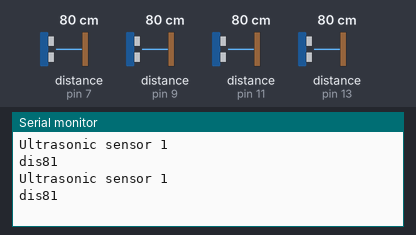
The sketch below on a simulated Arduino Uno, built with avr-gcc and run on an emulated ATmega328P. Parts: the last lines printed to the serial monitor. The inputs (shaded band) are chosen by the test bench; at power-on: distance to the obstacle (sensors on pin 7, pin 9, pin 11, pin 13) 80 cm. The echo pulse lasts 58.3 µs per cm.

Above: at 4.8 s.
4.9 s: distance to the obstacle (sensor on pin 7) set to 2 cm
At 6.5 s:
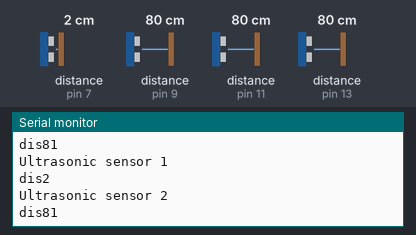
7.9 s: distance to the obstacle (sensor on pin 9) set to 4 cm
At 9.3 s:
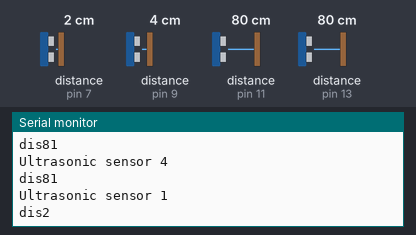
10.9 s: distance to the obstacle (sensor on pin 11) set to 9 cm
At 13.5 s:
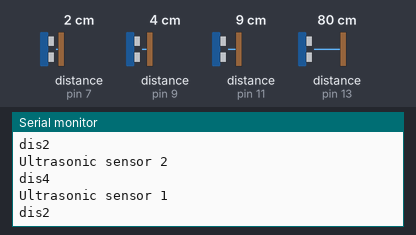
13.9 s: distance to the obstacle (sensor on pin 13) set to 18 cm
At 15.0 s:
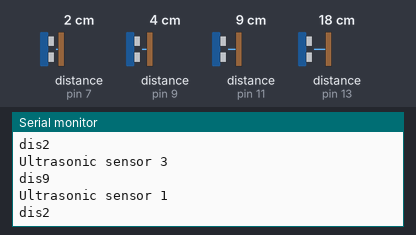
16.9 s: distance to the obstacle (sensor on pin 7) set to 35 cm
At 19.3 s:
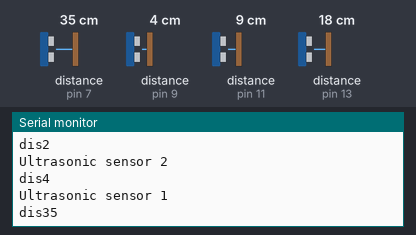
19.9 s: distance to the obstacle (sensor on pin 9) set to 60 cm
At 22.4 s:
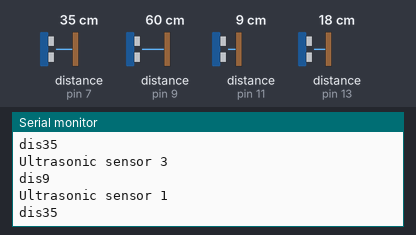
Timing chart, 0 to 23.9 s (numbered marks = the images above; inputs shaded):
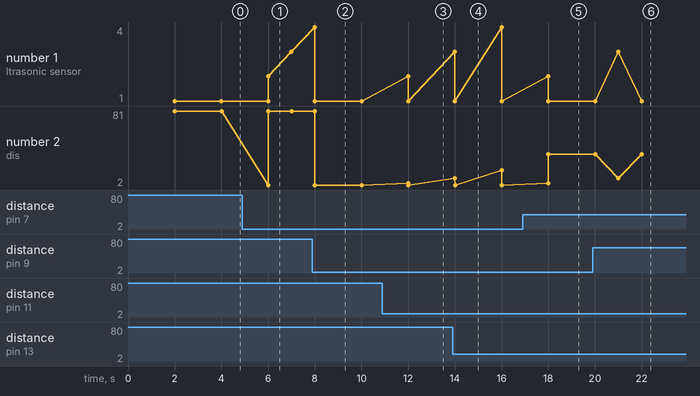

The sketch:

sketch_feb16b_ultrasonic_multitask.ino
```cpp
#include <NewPing.h>
#define MAX_DIS 300

class ultrasonic{
    long onTime;
    unsigned long previousMillis=0;    // will store last time LED was updated
    NewPing *sonar;
public:
  ultrasonic(int trigg_pin,int echo_pin,int pingSpeed){
    sonar = new NewPing(trigg_pin,echo_pin,MAX_DIS);

    onTime = pingSpeed;
  }
  void update(int us){
     // check to see if it's time to change the state of the LED
     NewPing s = (*sonar);
    unsigned long currentMillis = millis();
    if ((currentMillis-previousMillis)>=onTime) {   // pingSpeed milliseconds since last ping, do another ping.
    previousMillis = currentMillis;
    Serial.print("Ultrasonic sensor ");
    Serial.print(us);
    Serial.print("\n");
    int cm = s.ping_cm();
    Serial.print("dis");
    Serial.print(cm);
    Serial.print("\n");
    }
  }

};

ultrasonic u1(6,7,2000);
ultrasonic u2(8,9,6000);
ultrasonic u3(10,11,7000);
ultrasonic u4(12,13,8000);

void setup() {
  // put your setup code here, to run once:
  Serial.begin(115200); // Open serial monitor at 115200 baud to see ping results.
}

void loop() {
  // put your main code here, to run repeatedly:
  u1.update(1);
  u2.update(2);
  u3.update(3);
  u4.update(4);
}
```

Measured:
- after the input at 4.9 s, the serial monitor: prints a new line after 1.1 s (image 1)
- after the input at 16.9 s, the serial monitor: prints a new line after 1.1 s (image 5)
- plotted number 2: 2 → 35 after the input at 16.9 s
